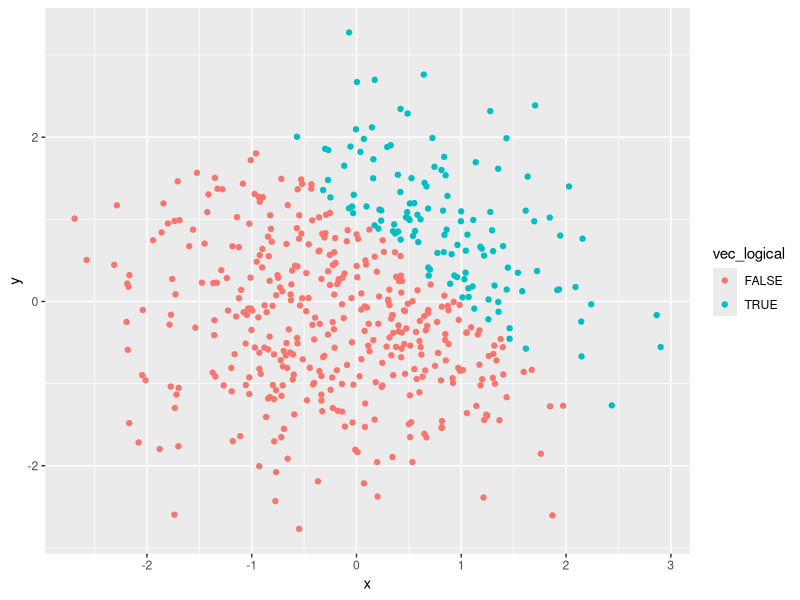
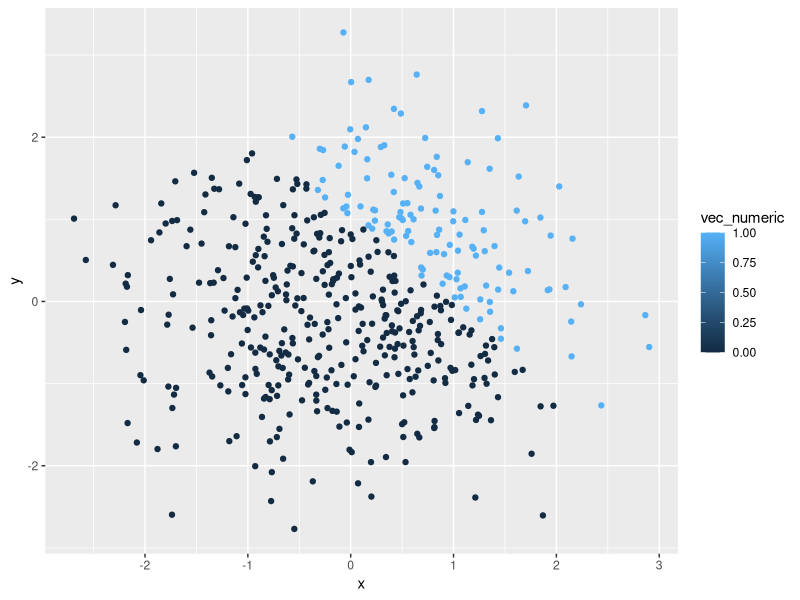
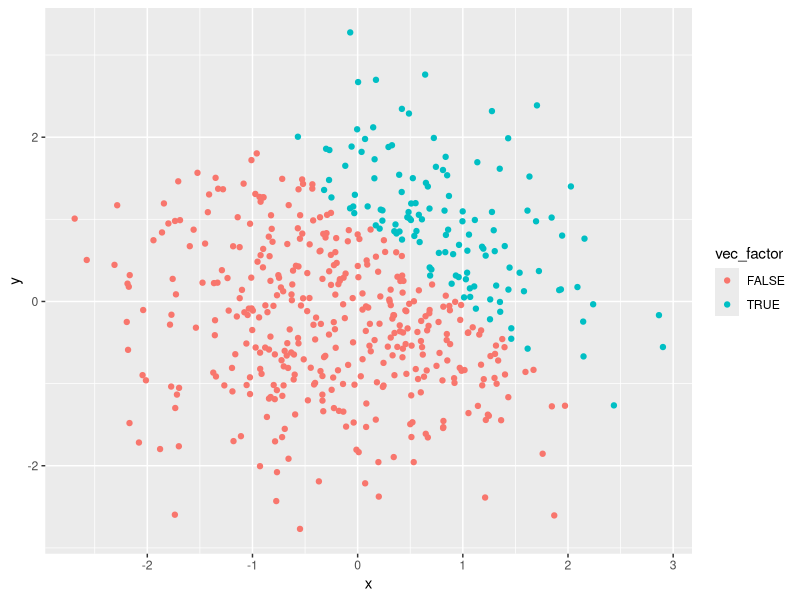
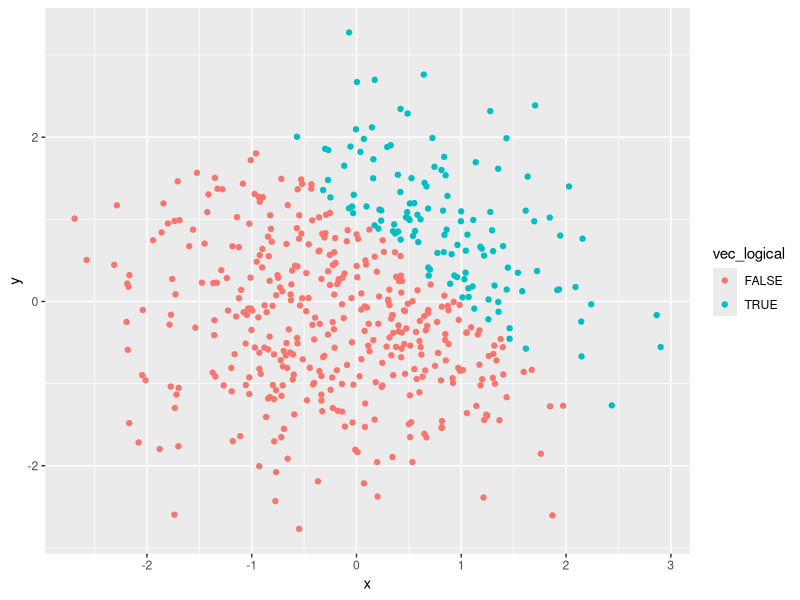

Write R code to recreate these figures, in order.
## ---- chunk 1
library(formattable)
library(tidyverse) #loading libraries

first_df = tibble(   #first data frame
  random_sample = rnorm(n = 8),
  vec_logical   = random_sample > 0,
  vec_char      = c("this", "is", "a", "character", "vector", "of", "length", "eight"),
  vec_factor    = factor(c("small", "medium", "large", "small", "medium", "large", "small", "medium")),
 )
## ---- chunk 2


  mean(pull(first_df, random_sample)) #mean of random sample
  mean(pull(first_df, vec_logical)) #mean of logical variable
  mean(pull(first_df, vec_char))  #mean of char variable
  mean(pull(first_df, vec_factor)) #mean of factor variable


## ---- chunk 3

  as.numeric(pull(first_df, vec_logical)) #convert to numeric
  as.numeric(pull(first_df, vec_char))    
  as.numeric(pull(first_df, vec_factor))  
## ---- chunk 4

 result_1 = as.numeric(pull(first_df, vec_logical))   #convert to numeric
 product_1 = pull(first_df, random_sample) * result_1
 
 result_2 = as.factor(pull(first_df, vec_logical))    #convert to factor
 product_2 = pull(first_df, random_sample) * result_2
 
 result_3 = as.numeric(as.factor(pull(first_df, vec_logical)))  #convert to numeric
 product_3 = pull(first_df, random_sample) * result_3


## ---- chunk 5
second_df = tibble(   #second data frame
  x = rnorm(500),
  y = rnorm(500),
  vec_logical = x + y > 1,
  vec_numeric = as.numeric(vec_logical),
  vec_factor  = as.factor(vec_logical)
)
## ---- chunk 6
ggplot(second_df, aes(x = x, y = y, color = vec_logical)) + geom_point()
ggsave("scatterplot.pdf")  #export the first scatterplot to my project directory
ggplot(second_df, aes(x = x, y = y, color = vec_numeric)) + geom_point()
ggplot(second_df, aes(x = x, y = y, color = vec_factor)) + geom_point()
